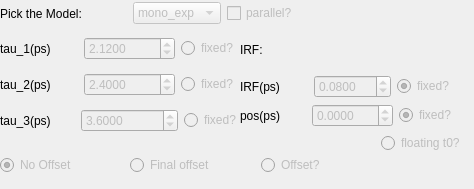
        <widget class="QWidget" name="tab_21">
         <attribute name="title">
          <string>Time positive direction</string>
         </attribute>
         <widget class="QWidget" name="layoutWidget_54">
          <property name="geometry">
           <rect>
            <x>0</x>
            <y>30</y>
            <width>258</width>
            <height>111</height>
           </rect>
          </property>
          <layout class="QVBoxLayout" name="verticalLayout_31">
           <item>
            <layout class="QHBoxLayout" name="horizontalLayout_144">
             <item>
              <widget class="QLabel" name="label_131">
               <property name="text">
                <string>tau_1(ps)</string>
               </property>
              </widget>
             </item>
             <item>
              <widget class="QDoubleSpinBox" name="doubleSpinBox_global_time_tau1_guess_bidir_pos_unc">
               <property name="enabled">
                <bool>false</bool>
               </property>
               <property name="decimals">
                <number>4</number>
               </property>
               <property name="minimum">
                <double>0.001000000000000</double>
               </property>
               <property name="maximum">
                <double>50000.000000000000000</double>
               </property>
               <property name="singleStep">
                <double>1.000000000000000</double>
               </property>
               <property name="value">
                <double>2.120000000000000</double>
               </property>
              </widget>
             </item>
             <item>
              <widget class="QRadioButton" name="radioButton_tau1_fixed_bidir_pos_unc">
               <property name="enabled">
                <bool>false</bool>
               </property>
               <property name="text">
                <string>fixed?</string>
               </property>
               <property name="autoExclusive">
                <bool>false</bool>
               </property>
              </widget>
             </item>
            </layout>
           </item>
           <item>
            <layout class="QHBoxLayout" name="horizontalLayout_145">
             <item>
              <widget class="QLabel" name="label_132">
               <property name="text">
                <string>tau_2(ps)</string>
               </property>
              </widget>
             </item>
             <item>
              <widget class="QDoubleSpinBox" name="doubleSpinBox_global_time_tau2_guess_bidir_pos_unc">
               <property name="enabled">
                <bool>false</bool>
               </property>
               <property name="decimals">
                <number>4</number>
               </property>
               <property name="minimum">
                <double>0.001000000000000</double>
               </property>
               <property name="maximum">
                <double>50000.000000000000000</double>
               </property>
               <property name="value">
                <double>2.400000000000000</double>
               </property>
              </widget>
             </item>
             <item>
              <widget class="QRadioButton" name="radioButton_tau2_fixed_bidir_pos_unc">
               <property name="enabled">
                <bool>false</bool>
               </property>
               <property name="text">
                <string>fixed?</string>
               </property>
               <property name="autoExclusive">
                <bool>false</bool>
               </property>
              </widget>
             </item>
            </layout>
           </item>
           <item>
            <layout class="QHBoxLayout" name="horizontalLayout_146">
             <item>
              <widget class="QLabel" name="label_139">
               <property name="text">
                <string>tau_3(ps)</string>
               </property>
              </widget>
             </item>
             <item>
              <widget class="QDoubleSpinBox" name="doubleSpinBox_global_time_tau3_guess_bidir_pos_unc">
               <property name="enabled">
                <bool>false</bool>
               </property>
               <property name="decimals">
                <number>4</number>
               </property>
               <property name="minimum">
                <double>0.001000000000000</double>
               </property>
               <property name="maximum">
                <double>500000.000000000000000</double>
               </property>
               <property name="value">
                <double>3.600000000000000</double>
               </property>
              </widget>
             </item>
             <item>
              <widget class="QRadioButton" name="radioButton_tau3_fixed_bidir_pos_unc">
               <property name="enabled">
                <bool>false</bool>
               </property>
               <property name="text">
                <string>fixed?</string>
               </property>
               <property name="autoExclusive">
                <bool>false</bool>
               </property>
              </widget>
             </item>
            </layout>
           </item>
          </layout>
         </widget>
         <widget class="QWidget" name="layoutWidget_55">
          <property name="geometry">
           <rect>
            <x>0</x>
            <y>150</y>
            <width>385</width>
            <height>30</height>
           </rect>
          </property>
          <layout class="QHBoxLayout" name="horizontalLayout_147">
           <item>
            <widget class="QRadioButton" name="radioButton_no_offset_bidir_pos_unc">
             <property name="enabled">
              <bool>false</bool>
             </property>
             <property name="text">
              <string>No Offset</string>
             </property>
             <property name="checked">
              <bool>true</bool>
             </property>
            </widget>
           </item>
           <item>
            <widget class="QRadioButton" name="radioButton_time_final_offset_bidir_pos_unc">
             <property name="enabled">
              <bool>false</bool>
             </property>
             <property name="toolTip">
              <string>Assumes that the final state is ionizable/has an infinite lifetime.</string>
             </property>
             <property name="text">
              <string>Final offset</string>
             </property>
            </widget>
           </item>
           <item>
            <widget class="QRadioButton" name="radioButton_time_offset_bidir_pos_unc">
             <property name="enabled">
              <bool>false</bool>
             </property>
             <property name="toolTip">
              <string>Assumes that there is an indipendant species which just gives an offset.</string>
             </property>
             <property name="text">
              <string>Offset?</string>
             </property>
            </widget>
           </item>
          </layout>
         </widget>
         <widget class="QWidget" name="layoutWidget_56">
          <property name="geometry">
           <rect>
            <x>240</x>
            <y>30</y>
            <width>225</width>
            <height>123</height>
           </rect>
          </property>
          <layout class="QVBoxLayout" name="verticalLayout_36">
           <item>
            <layout class="QHBoxLayout" name="horizontalLayout_148">
             <item>
              <widget class="QLabel" name="label_140">
               <property name="text">
                <string>IRF:</string>
               </property>
              </widget>
             </item>
             <item>
              <spacer name="horizontalSpacer_39">
               <property name="orientation">
                <enum>Qt::Horizontal</enum>
               </property>
               <property name="sizeHint" stdset="0">
                <size>
                 <width>40</width>
                 <height>20</height>
                </size>
               </property>
              </spacer>
             </item>
            </layout>
           </item>
           <item>
            <layout class="QHBoxLayout" name="horizontalLayout_149">
             <item>
              <widget class="QLabel" name="label_141">
               <property name="text">
                <string>IRF(ps)</string>
               </property>
              </widget>
             </item>
             <item>
              <widget class="QDoubleSpinBox" name="doubleSpinBox_guess_time_irf_guess_bidir_pos_unc">
               <property name="enabled">
                <bool>false</bool>
               </property>
               <property name="decimals">
                <number>4</number>
               </property>
               <property name="minimum">
                <double>0.020000000000000</double>
               </property>
               <property name="maximum">
                <double>200.000000000000000</double>
               </property>
               <property name="value">
                <double>0.080000000000000</double>
               </property>
              </widget>
             </item>
             <item>
              <widget class="QRadioButton" name="radioButton_IRF_fixed_bidir_pos_unc">
               <property name="enabled">
                <bool>false</bool>
               </property>
               <property name="text">
                <string>fixed?</string>
               </property>
               <property name="checked">
                <bool>true</bool>
               </property>
               <property name="autoExclusive">
                <bool>false</bool>
               </property>
              </widget>
             </item>
            </layout>
           </item>
           <item>
            <layout class="QHBoxLayout" name="horizontalLayout_150">
             <item>
              <widget class="QLabel" name="label_142">
               <property name="text">
                <string>pos(ps)</string>
               </property>
              </widget>
             </item>
             <item>
              <widget class="QDoubleSpinBox" name="doubleSpinBox_global_time_pos_irf_guess_bidir_pos_unc">
               <property name="enabled">
                <bool>false</bool>
               </property>
               <property name="decimals">
                <number>4</number>
               </property>
               <property name="minimum">
                <double>-500.000000000000000</double>
               </property>
               <property name="maximum">
                <double>500.000000000000000</double>
               </property>
              </widget>
             </item>
             <item>
              <widget class="QRadioButton" name="radioButton_pos_fixed_bidir_pos_unc">
               <property name="enabled">
                <bool>false</bool>
               </property>
               <property name="text">
                <string>fixed?</string>
               </property>
               <property name="checked">
                <bool>true</bool>
               </property>
              </widget>
             </item>
            </layout>
           </item>
           <item>
            <layout class="QHBoxLayout" name="horizontalLayout_119">
             <item>
              <spacer name="horizontalSpacer_10">
               <property name="orientation">
                <enum>Qt::Horizontal</enum>
               </property>
               <property name="sizeHint" stdset="0">
                <size>
                 <width>40</width>
                 <height>20</height>
                </size>
               </property>
              </spacer>
             </item>
             <item>
              <widget class="QRadioButton" name="checkBox_global_floating_t0_unc_bidir">
               <property name="enabled">
                <bool>false</bool>
               </property>
               <property name="text">
                <string>floating t0?</string>
               </property>
              </widget>
             </item>
            </layout>
           </item>
          </layout>
         </widget>
         <widget class="QWidget" name="layoutWidget_57">
          <property name="geometry">
           <rect>
            <x>0</x>
            <y>0</y>
            <width>298</width>
            <height>27</height>
           </rect>
          </property>
          <layout class="QHBoxLayout" name="horizontalLayout_151">
           <item>
            <widget class="QLabel" name="label_143">
             <property name="sizePolicy">
              <sizepolicy hsizetype="MinimumExpanding" vsizetype="MinimumExpanding">
               <horstretch>0</horstretch>
               <verstretch>0</verstretch>
              </sizepolicy>
             </property>
             <property name="statusTip">
              <string>(for the moment sequential up to three time-constans implemented)</string>
             </property>
             <property name="text">
              <string>Pick the Model:</string>
             </property>
            </widget>
           </item>
           <item>
            <spacer name="horizontalSpacer_45">
             <property name="orientation">
              <enum>Qt::Horizontal</enum>
             </property>
             <property name="sizeHint" stdset="0">
              <size>
               <width>40</width>
               <height>20</height>
              </size>
             </property>
            </spacer>
           </item>
           <item>
            <widget class="QComboBox" name="comboBox_global_pick_model_bidir_pos_unc">
             <property name="enabled">
              <bool>false</bool>
             </property>
             <item>
              <property name="text">
               <string>mono_exp</string>
              </property>
             </item>
             <item>
              <property name="text">
               <string>bi_exp</string>
              </property>
             </item>
             <item>
              <property name="text">
               <string>tri_exp</string>
              </property>
             </item>
            </widget>
           </item>
           <item>
            <widget class="QCheckBox" name="checkBox_global_bidir_pos_parallel_unc">
             <property name="enabled">
              <bool>false</bool>
             </property>
             <property name="text">
              <string>parallel?</string>
             </property>
            </widget>
           </item>
          </layout>
         </widget>
        </widget>
